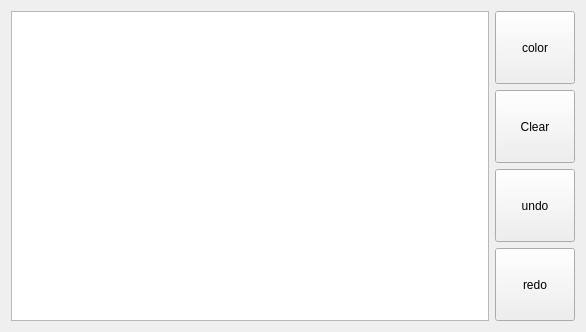
<?xml version="1.0" encoding="UTF-8"?>
<ui version="4.0">
 <class>MainWindow</class>
 <widget class="QMainWindow" name="MainWindow">
  <property name="enabled">
   <bool>true</bool>
  </property>
  <property name="geometry">
   <rect>
    <x>0</x>
    <y>0</y>
    <width>586</width>
    <height>332</height>
   </rect>
  </property>
  <property name="sizePolicy">
   <sizepolicy hsizetype="Fixed" vsizetype="Fixed">
    <horstretch>0</horstretch>
    <verstretch>0</verstretch>
   </sizepolicy>
  </property>
  <property name="maximumSize">
   <size>
    <width>1677721</width>
    <height>1677721</height>
   </size>
  </property>
  <property name="windowTitle">
   <string>MainWindow</string>
  </property>
  <widget class="QWidget" name="centralWidget">
   <property name="sizePolicy">
    <sizepolicy hsizetype="Fixed" vsizetype="Fixed">
     <horstretch>0</horstretch>
     <verstretch>0</verstretch>
    </sizepolicy>
   </property>
   <property name="maximumSize">
    <size>
     <width>1677721</width>
     <height>1677721</height>
    </size>
   </property>
   <layout class="QHBoxLayout" name="horizontalLayout">
    <item>
     <widget class="QGraphicsView" name="scene_view">
      <property name="sizePolicy">
       <sizepolicy hsizetype="Expanding" vsizetype="Fixed">
        <horstretch>0</horstretch>
        <verstretch>0</verstretch>
       </sizepolicy>
      </property>
      <property name="maximumSize">
       <size>
        <width>1677721</width>
        <height>1677721</height>
       </size>
      </property>
     </widget>
    </item>
    <item>
     <layout class="QVBoxLayout" name="verticalLayout">
      <item>
       <widget class="QPushButton" name="color">
        <property name="sizePolicy">
         <sizepolicy hsizetype="Minimum" vsizetype="Preferred">
          <horstretch>0</horstretch>
          <verstretch>0</verstretch>
         </sizepolicy>
        </property>
        <property name="text">
         <string>color</string>
        </property>
       </widget>
      </item>
      <item>
       <widget class="QPushButton" name="clear">
        <property name="sizePolicy">
         <sizepolicy hsizetype="Fixed" vsizetype="Preferred">
          <horstretch>0</horstretch>
          <verstretch>0</verstretch>
         </sizepolicy>
        </property>
        <property name="text">
         <string>Clear</string>
        </property>
       </widget>
      </item>
      <item>
       <widget class="QPushButton" name="undo">
        <property name="sizePolicy">
         <sizepolicy hsizetype="Fixed" vsizetype="Preferred">
          <horstretch>0</horstretch>
          <verstretch>0</verstretch>
         </sizepolicy>
        </property>
        <property name="text">
         <string>undo</string>
        </property>
       </widget>
      </item>
      <item>
       <widget class="QPushButton" name="redo">
        <property name="sizePolicy">
         <sizepolicy hsizetype="Fixed" vsizetype="Preferred">
          <horstretch>0</horstretch>
          <verstretch>0</verstretch>
         </sizepolicy>
        </property>
        <property name="text">
         <string>redo</string>
        </property>
       </widget>
      </item>
     </layout>
    </item>
   </layout>
  </widget>
 </widget>
 <layoutdefault spacing="6" margin="11"/>
 <resources/>
 <connections/>
</ui>
